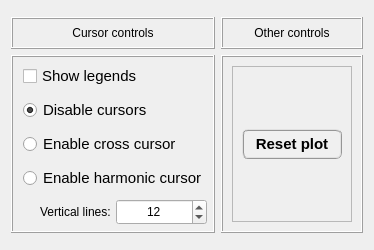
        <widget class="QWidget" name="tab_advanced">
         <attribute name="title">
          <string>Advanced controls</string>
         </attribute>
         <layout class="QGridLayout" name="gridLayout_10">
          <item row="0" column="0" colspan="2">
           <widget class="QFrame" name="frame_12">
            <property name="frameShape">
             <enum>QFrame::StyledPanel</enum>
            </property>
            <property name="frameShadow">
             <enum>QFrame::Raised</enum>
            </property>
           </widget>
          </item>
          <item row="1" column="0">
           <widget class="QFrame" name="frame_32">
            <property name="minimumSize">
             <size>
              <width>85</width>
              <height>32</height>
             </size>
            </property>
            <property name="maximumSize">
             <size>
              <width>240</width>
              <height>32</height>
             </size>
            </property>
            <property name="sizeIncrement">
             <size>
              <width>0</width>
              <height>110</height>
             </size>
            </property>
            <property name="frameShape">
             <enum>QFrame::Box</enum>
            </property>
            <property name="frameShadow">
             <enum>QFrame::Raised</enum>
            </property>
            <layout class="QGridLayout" name="gridLayout_32">
             <property name="leftMargin">
              <number>0</number>
             </property>
             <property name="topMargin">
              <number>0</number>
             </property>
             <property name="rightMargin">
              <number>0</number>
             </property>
             <property name="bottomMargin">
              <number>0</number>
             </property>
             <property name="spacing">
              <number>0</number>
             </property>
             <item row="0" column="0">
              <widget class="QLabel" name="label_13">
               <property name="font">
                <font>
                 <weight>50</weight>
                 <bold>false</bold>
                </font>
               </property>
               <property name="text">
                <string>Cursor controls</string>
               </property>
               <property name="alignment">
                <set>Qt::AlignCenter</set>
               </property>
              </widget>
             </item>
            </layout>
           </widget>
          </item>
          <item row="1" column="1">
           <widget class="QFrame" name="frame_33">
            <property name="minimumSize">
             <size>
              <width>85</width>
              <height>32</height>
             </size>
            </property>
            <property name="maximumSize">
             <size>
              <width>240</width>
              <height>32</height>
             </size>
            </property>
            <property name="sizeIncrement">
             <size>
              <width>0</width>
              <height>110</height>
             </size>
            </property>
            <property name="frameShape">
             <enum>QFrame::Box</enum>
            </property>
            <property name="frameShadow">
             <enum>QFrame::Raised</enum>
            </property>
            <layout class="QGridLayout" name="gridLayout_33">
             <property name="leftMargin">
              <number>0</number>
             </property>
             <property name="topMargin">
              <number>0</number>
             </property>
             <property name="rightMargin">
              <number>0</number>
             </property>
             <property name="bottomMargin">
              <number>0</number>
             </property>
             <property name="spacing">
              <number>0</number>
             </property>
             <item row="0" column="0">
              <widget class="QLabel" name="label_14">
               <property name="font">
                <font>
                 <weight>50</weight>
                 <bold>false</bold>
                </font>
               </property>
               <property name="text">
                <string>Other controls</string>
               </property>
               <property name="alignment">
                <set>Qt::AlignCenter</set>
               </property>
              </widget>
             </item>
            </layout>
           </widget>
          </item>
          <item row="2" column="0">
           <widget class="QFrame" name="frame_30">
            <property name="minimumSize">
             <size>
              <width>85</width>
              <height>30</height>
             </size>
            </property>
            <property name="maximumSize">
             <size>
              <width>240</width>
              <height>240</height>
             </size>
            </property>
            <property name="sizeIncrement">
             <size>
              <width>0</width>
              <height>110</height>
             </size>
            </property>
            <property name="frameShape">
             <enum>QFrame::Box</enum>
            </property>
            <property name="frameShadow">
             <enum>QFrame::Raised</enum>
            </property>
            <layout class="QGridLayout" name="gridLayout_31">
             <property name="leftMargin">
              <number>8</number>
             </property>
             <property name="topMargin">
              <number>4</number>
             </property>
             <property name="rightMargin">
              <number>4</number>
             </property>
             <property name="bottomMargin">
              <number>4</number>
             </property>
             <property name="spacing">
              <number>4</number>
             </property>
             <item row="3" column="0">
              <widget class="QFrame" name="frame_15">
               <property name="frameShape">
                <enum>QFrame::NoFrame</enum>
               </property>
               <property name="frameShadow">
                <enum>QFrame::Raised</enum>
               </property>
               <layout class="QGridLayout" name="gridLayout_15">
                <property name="leftMargin">
                 <number>2</number>
                </property>
                <property name="topMargin">
                 <number>2</number>
                </property>
                <property name="rightMargin">
                 <number>2</number>
                </property>
                <property name="bottomMargin">
                 <number>2</number>
                </property>
                <property name="spacing">
                 <number>2</number>
                </property>
                <item row="0" column="0">
                 <widget class="QRadioButton" name="radioButton_harmonic_cursor">
                  <property name="minimumSize">
                   <size>
                    <width>75</width>
                    <height>26</height>
                   </size>
                  </property>
                  <property name="maximumSize">
                   <size>
                    <width>200</width>
                    <height>26</height>
                   </size>
                  </property>
                  <property name="font">
                   <font>
                    <family>Arial</family>
                    <pointsize>11</pointsize>
                    <weight>50</weight>
                    <italic>false</italic>
                    <bold>false</bold>
                   </font>
                  </property>
                  <property name="text">
                   <string>Enable harmonic cursor</string>
                  </property>
                  <property name="checked">
                   <bool>false</bool>
                  </property>
                  <attribute name="buttonGroup">
                   <string notr="true">buttonGroup</string>
                  </attribute>
                 </widget>
                </item>
               </layout>
              </widget>
             </item>
             <item row="1" column="0">
              <widget class="QFrame" name="frame_17">
               <property name="frameShape">
                <enum>QFrame::NoFrame</enum>
               </property>
               <property name="frameShadow">
                <enum>QFrame::Raised</enum>
               </property>
               <layout class="QGridLayout" name="gridLayout_17">
                <property name="leftMargin">
                 <number>2</number>
                </property>
                <property name="topMargin">
                 <number>2</number>
                </property>
                <property name="rightMargin">
                 <number>2</number>
                </property>
                <property name="bottomMargin">
                 <number>2</number>
                </property>
                <property name="spacing">
                 <number>2</number>
                </property>
                <item row="0" column="0">
                 <widget class="QRadioButton" name="radioButton_disable_cursors">
                  <property name="minimumSize">
                   <size>
                    <width>75</width>
                    <height>26</height>
                   </size>
                  </property>
                  <property name="maximumSize">
                   <size>
                    <width>200</width>
                    <height>26</height>
                   </size>
                  </property>
                  <property name="font">
                   <font>
                    <family>Arial</family>
                    <pointsize>11</pointsize>
                    <weight>50</weight>
                    <italic>false</italic>
                    <bold>false</bold>
                   </font>
                  </property>
                  <property name="text">
                   <string>Disable cursors</string>
                  </property>
                  <property name="checked">
                   <bool>true</bool>
                  </property>
                  <attribute name="buttonGroup">
                   <string notr="true">buttonGroup</string>
                  </attribute>
                 </widget>
                </item>
               </layout>
              </widget>
             </item>
             <item row="2" column="0">
              <widget class="QFrame" name="frame_16">
               <property name="frameShape">
                <enum>QFrame::NoFrame</enum>
               </property>
               <property name="frameShadow">
                <enum>QFrame::Raised</enum>
               </property>
               <layout class="QGridLayout" name="gridLayout_16">
                <property name="leftMargin">
                 <number>2</number>
                </property>
                <property name="topMargin">
                 <number>2</number>
                </property>
                <property name="rightMargin">
                 <number>2</number>
                </property>
                <property name="bottomMargin">
                 <number>2</number>
                </property>
                <property name="spacing">
                 <number>2</number>
                </property>
                <item row="0" column="0">
                 <widget class="QRadioButton" name="radioButton_cross_cursor">
                  <property name="minimumSize">
                   <size>
                    <width>75</width>
                    <height>26</height>
                   </size>
                  </property>
                  <property name="maximumSize">
                   <size>
                    <width>200</width>
                    <height>26</height>
                   </size>
                  </property>
                  <property name="font">
                   <font>
                    <family>Arial</family>
                    <pointsize>11</pointsize>
                    <weight>50</weight>
                    <italic>false</italic>
                    <bold>false</bold>
                   </font>
                  </property>
                  <property name="text">
                   <string>Enable cross cursor</string>
                  </property>
                  <property name="checked">
                   <bool>false</bool>
                  </property>
                  <attribute name="buttonGroup">
                   <string notr="true">buttonGroup</string>
                  </attribute>
                 </widget>
                </item>
               </layout>
              </widget>
             </item>
             <item row="0" column="0">
              <widget class="QFrame" name="frame_legends">
               <property name="frameShape">
                <enum>QFrame::NoFrame</enum>
               </property>
               <property name="frameShadow">
                <enum>QFrame::Raised</enum>
               </property>
               <layout class="QGridLayout" name="gridLayout_14">
                <property name="leftMargin">
                 <number>2</number>
                </property>
                <property name="topMargin">
                 <number>2</number>
                </property>
                <property name="rightMargin">
                 <number>2</number>
                </property>
                <property name="bottomMargin">
                 <number>2</number>
                </property>
                <property name="spacing">
                 <number>2</number>
                </property>
                <item row="0" column="0">
                 <widget class="QCheckBox" name="checkBox_legends">
                  <property name="minimumSize">
                   <size>
                    <width>75</width>
                    <height>26</height>
                   </size>
                  </property>
                  <property name="maximumSize">
                   <size>
                    <width>200</width>
                    <height>26</height>
                   </size>
                  </property>
                  <property name="font">
                   <font>
                    <family>Arial</family>
                    <pointsize>11</pointsize>
                    <weight>50</weight>
                    <italic>false</italic>
                    <bold>false</bold>
                   </font>
                  </property>
                  <property name="text">
                   <string>Show legends</string>
                  </property>
                  <property name="checked">
                   <bool>false</bool>
                  </property>
                 </widget>
                </item>
               </layout>
              </widget>
             </item>
             <item row="4" column="0">
              <widget class="QFrame" name="frame_vertical_lines">
               <property name="frameShape">
                <enum>QFrame::NoFrame</enum>
               </property>
               <property name="frameShadow">
                <enum>QFrame::Raised</enum>
               </property>
               <layout class="QGridLayout" name="gridLayout_13">
                <property name="leftMargin">
                 <number>2</number>
                </property>
                <property name="topMargin">
                 <number>2</number>
                </property>
                <property name="rightMargin">
                 <number>2</number>
                </property>
                <property name="bottomMargin">
                 <number>2</number>
                </property>
                <property name="spacing">
                 <number>2</number>
                </property>
                <item row="0" column="1">
                 <widget class="QSpinBox" name="spinBox_vertical_lines">
                  <property name="minimumSize">
                   <size>
                    <width>0</width>
                    <height>26</height>
                   </size>
                  </property>
                  <property name="maximumSize">
                   <size>
                    <width>16777215</width>
                    <height>26</height>
                   </size>
                  </property>
                  <property name="alignment">
                   <set>Qt::AlignCenter</set>
                  </property>
                  <property name="minimum">
                   <number>2</number>
                  </property>
                  <property name="maximum">
                   <number>20</number>
                  </property>
                  <property name="value">
                   <number>12</number>
                  </property>
                 </widget>
                </item>
                <item row="0" column="0">
                 <widget class="QLabel" name="label_2">
                  <property name="minimumSize">
                   <size>
                    <width>0</width>
                    <height>26</height>
                   </size>
                  </property>
                  <property name="maximumSize">
                   <size>
                    <width>16777215</width>
                    <height>26</height>
                   </size>
                  </property>
                  <property name="baseSize">
                   <size>
                    <width>0</width>
                    <height>0</height>
                   </size>
                  </property>
                  <property name="text">
                   <string>Vertical lines: </string>
                  </property>
                  <property name="alignment">
                   <set>Qt::AlignRight|Qt::AlignTrailing|Qt::AlignVCenter</set>
                  </property>
                 </widget>
                </item>
               </layout>
              </widget>
             </item>
            </layout>
           </widget>
          </item>
          <item row="2" column="1">
           <widget class="QFrame" name="frame_6">
            <property name="frameShape">
             <enum>QFrame::Box</enum>
            </property>
            <property name="frameShadow">
             <enum>QFrame::Raised</enum>
            </property>
            <layout class="QGridLayout" name="gridLayout_11">
             <item row="3" column="0">
              <widget class="QFrame" name="frame_14">
               <property name="frameShape">
                <enum>QFrame::StyledPanel</enum>
               </property>
               <property name="frameShadow">
                <enum>QFrame::Raised</enum>
               </property>
               <layout class="QGridLayout" name="gridLayout_12">
                <item row="0" column="0">
                 <widget class="QPushButton" name="pushButton_ResetPlot">
                  <property name="minimumSize">
                   <size>
                    <width>100</width>
                    <height>30</height>
                   </size>
                  </property>
                  <property name="maximumSize">
                   <size>
                    <width>100</width>
                    <height>30</height>
                   </size>
                  </property>
                  <property name="font">
                   <font>
                    <family>MS Shell Dlg 2</family>
                    <pointsize>11</pointsize>
                    <weight>75</weight>
                    <italic>false</italic>
                    <bold>true</bold>
                   </font>
                  </property>
                  <property name="styleSheet">
                   <string notr="true">QPushButton{border-radius: 6px; border-color: rgb(150, 150, 150); border-style: ridge; border-width: 2px; color: rgb(0, 0, 0); background-color: rgb(240, 240, 240); font: 75 bold 11pt &quot;MS Shell Dlg 2&quot;}
QPushButton:hover{border-radius: 6px; border-color: rgb(0, 170, 255); border-style: ridge; border-width: 2px; color: rgb(0, 0, 0); background-color: rgba(174, 213, 255, 100); font: 75 bold 11pt &quot;MS Shell Dlg 2&quot;}
QPushButton:pressed{border-radius: 6px; border-color: rgb(0, 170, 255); border-style: ridge; border-width: 3px; color: rgb(0, 0, 0); background-color: rgb(174, 213, 255); font: 75 bold 11pt &quot;MS Shell Dlg 2&quot;}</string>
                  </property>
                  <property name="text">
                   <string>Reset plot</string>
                  </property>
                 </widget>
                </item>
               </layout>
              </widget>
             </item>
            </layout>
           </widget>
          </item>
          <item row="3" column="0" colspan="2">
           <widget class="QFrame" name="frame_11">
            <property name="frameShape">
             <enum>QFrame::StyledPanel</enum>
            </property>
            <property name="frameShadow">
             <enum>QFrame::Raised</enum>
            </property>
           </widget>
          </item>
         </layout>
        </widget>
